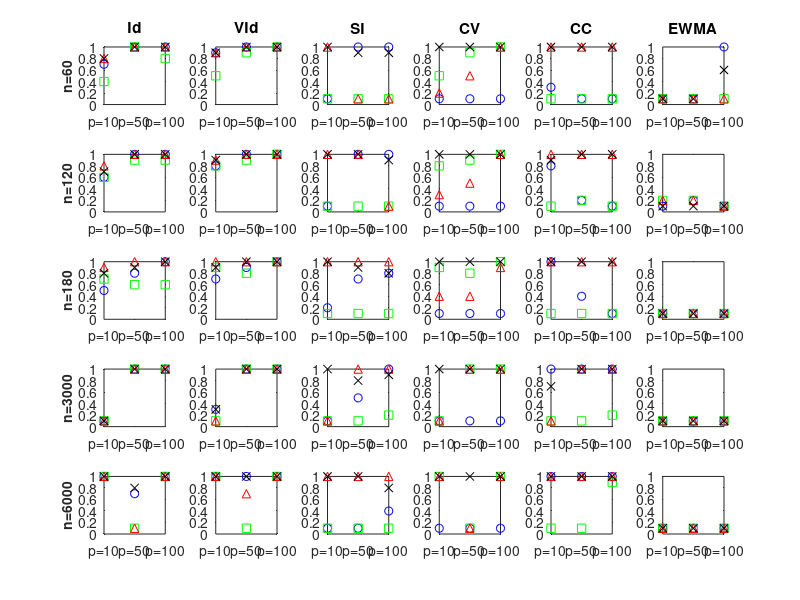

This figure's MATLAB source:
clear;close all;clc;

%==========================================================================
%
%
%Figure4.5
%
%
%==========================================================================

DATA1 = [0.7	0.4	0.8	0.8	1	1	1	1	1	0.8	1	1
0.9	0.5	0.9	0.9	1	0.9	1	1	1	1	1	1
0.1	0.1	1	1	1	0.1	0.1	0.9	1	0.1	0.1	0.9
0.1	0.5	0.2	1	0.1	0.9	0.5	1	0.1	1	1	1
0.3	0.1	1	1	0.1	0.1	1	1	0.1	0.1	1	1
0.1	0.1	0.1	0.1	0.1	0.1	0.1	0.1	1	0.1	0.1	0.6];
DATA2 = [0.6	0.6	0.8	0.7	1	0.9	1	1	1	0.9	1	1
0.8	0.8	0.9	0.9	1	0.9	1	1	1	1	1	1
0.1	0.1	1	1	1	0.1	1	1	1	0.1	0.1	0.9
0.1	0.8	0.3	1	0.1	0.9	0.5	1	0.1	1	1	1
0.8	0.1	1	0.9	0.2	0.2	1	1	0.1	0.1	1	1
0.1	0.2	0.2	0.1	0.2	0.2	0.2	0.1	0.1	0.1	0.1	0.1];
DATA3 = [0.5	0.7	0.9	0.8	0.8	0.6	1	0.9	1	0.6	1	1
0.7	0.9	1	0.9	0.9	0.8	1	1	1	1	1	1
0.2	0.1	1	1	0.7	0.1	1	0.9	0.8	0.1	1	0.8
0.1	0.9	0.4	1	0.1	0.8	0.4	1	0.1	1	0.9	1
1	0.1	1	1	0.4	0.1	1	1	0.1	0.1	1	1
0.1	0.1	0.1	0.1	0.1	0.1	0.1	0.1	0.1	0.1	0.1	0.1];
DATA4 = [0.1	0.1	0.1	0.1	1	1	1	1	1	1	1	1
0.3	0.1	0.1	0.3	1	1	1	1	1	1	1	1
0.1	0.1	0.1	1	0.5	0.1	1	0.8	1	0.2	1	0.9
0.1	0.1	0.1	1	0.1	1	1	1	0.1	1	1	1
1	0.1	0.1	0.7	1	0.1	1	1	1	0.2	1	1
0.1	0.1	0.1	0.1	0.1	0.1	0.1	0.1	0.1	0.1	0.1	0.1];
DATA5 = [1	1	1	1	0.7	0.1	0.1	0.8	1	1	1	1
1	1	1	1	1	0.1	0.7	1	1	1	1	1
0.1	0.1	1	1	0.1	0.1	1	1	0.4	0.1	1	0.8
0.1	1	1	1	0.1	0.1	0.1	1	0.1	1	1	1
1	0.1	1	1	1	0.1	1	1	1	0.9	1	1
0.1	0.1	0.1	0.1	0.1	0.1	0.1	0.1	0.1	0.1	0.1	0.1];

dimension = [1 2 3];

% figure(1)
% subplot(5,4,1)
% i=1;
% scatter(dimension,[DATA1(i,1) DATA1(i,5) DATA1(i,9)],'bo')
% ylim([0 1])
% hold on
% i=2;
% scatter(dimension,[DATA1(i,1) DATA1(i,5) DATA1(i,9)],'gs')
% ylim([0 1])
% hold on
% i=3;
% scatter(dimension,[DATA1(i,1) DATA1(i,5) DATA1(i,9)],'rH')
% ylim([0 1])
% hold on
% i=4;
% scatter(dimension,[DATA1(i,1) DATA1(i,5) DATA1(i,9)],'kp')
% ylim([0 1])
% hold on
% i=5;
% scatter(dimension,[DATA1(i,1) DATA1(i,5) DATA1(i,9)],'c+')
% ylim([0 1])
% hold on
% i=6;
% scatter(dimension,[DATA1(i,1) DATA1(i,5) DATA1(i,9)],'md')
% ylim([0 1])
% title('MV')
% xticks(dimension)
% xticklabels({'p=10','p=50','p=100'})



figure(1)
subplot(5,6,1)
plot(dimension,[DATA1(1,1) DATA1(1,5) DATA1(1,9)],'bo')
ylabel('n=60','FontSize',10,'FontWeight','bold')
ylim([0 1])
hold on
plot(dimension,[DATA1(1,2) DATA1(1,6) DATA1(1,10)],'gs')
ylim([0 1])
hold on
plot(dimension,[DATA1(1,3) DATA1(1,7) DATA1(1,11)],'r^')
ylim([0 1])
hold on
plot(dimension,[DATA1(1,4) DATA1(1,8) DATA1(1,12)],'kx')
ylim([0 1])
title('Id')
xticks(dimension)
xticklabels({'p=10','p=50','p=100'})

i=2;
subplot(5,6,i)
plot(dimension,[DATA1(i,1) DATA1(i,5) DATA1(i,9)],'bo')
ylim([0 1])
hold on
plot(dimension,[DATA1(i,2) DATA1(i,6) DATA1(i,10)],'gs')
ylim([0 1])
hold on
plot(dimension,[DATA1(i,3) DATA1(i,7) DATA1(i,11)],'r^')
ylim([0 1])
hold on
plot(dimension,[DATA1(i,4) DATA1(i,8) DATA1(i,12)],'kx')
ylim([0 1])
title('VId')
xticks(dimension)
xticklabels({'p=10','p=50','p=100'})

i=3;
subplot(5,6,i)
plot(dimension,[DATA1(i,1) DATA1(i,5) DATA1(i,9)],'bo')
ylim([0 1])
hold on
plot(dimension,[DATA1(i,2) DATA1(i,6) DATA1(i,10)],'gs')
ylim([0 1])
hold on
plot(dimension,[DATA1(i,3) DATA1(i,7) DATA1(i,11)],'r^')
ylim([0 1])
hold on
plot(dimension,[DATA1(i,4) DATA1(i,8) DATA1(i,12)],'kx')
ylim([0 1])
title('SI')
xticks(dimension)
xticklabels({'p=10','p=50','p=100'})

i=4;
subplot(5,6,i)
plot(dimension,[DATA1(i,1) DATA1(i,5) DATA1(i,9)],'bo')
ylim([0 1])
hold on
plot(dimension,[DATA1(i,2) DATA1(i,6) DATA1(i,10)],'gs')
ylim([0 1])
hold on
plot(dimension,[DATA1(i,3) DATA1(i,7) DATA1(i,11)],'r^')
ylim([0 1])
hold on
plot(dimension,[DATA1(i,4) DATA1(i,8) DATA1(i,12)],'kx')
ylim([0 1])
title('CV')
xticks(dimension)
xticklabels({'p=10','p=50','p=100'})

i=5;
subplot(5,6,i)
plot(dimension,[DATA1(i,1) DATA1(i,5) DATA1(i,9)],'bo')
ylim([0 1])
hold on
plot(dimension,[DATA1(i,2) DATA1(i,6) DATA1(i,10)],'gs')
ylim([0 1])
hold on
plot(dimension,[DATA1(i,3) DATA1(i,7) DATA1(i,11)],'r^')
ylim([0 1])
hold on
plot(dimension,[DATA1(i,4) DATA1(i,8) DATA1(i,12)],'kx')
ylim([0 1])
title('CC')
xticks(dimension)
xticklabels({'p=10','p=50','p=100'})

i=6;
subplot(5,6,i)
plot(dimension,[DATA1(i,1) DATA1(i,5) DATA1(i,9)],'bo')
ylim([0 1])
hold on
plot(dimension,[DATA1(i,2) DATA1(i,6) DATA1(i,10)],'gs')
ylim([0 1])
hold on
plot(dimension,[DATA1(i,3) DATA1(i,7) DATA1(i,11)],'r^')
ylim([0 1])
hold on
plot(dimension,[DATA1(i,4) DATA1(i,8) DATA1(i,12)],'kx')
ylim([0 1])
title('EWMA')
xticks(dimension)
xticklabels({'p=10','p=50','p=100'})

i=1;
subplot(5,6,i+6)
plot(dimension,[DATA2(i,1) DATA2(i,5) DATA2(i,9)],'bo')
ylim([0 1])
ylabel('n=120','FontSize',10,'FontWeight','bold')
hold on
plot(dimension,[DATA2(i,2) DATA2(i,6) DATA2(i,10)],'gs')
ylim([0 1])
hold on
plot(dimension,[DATA2(i,3) DATA2(i,7) DATA2(i,11)],'r^')
ylim([0 1])
hold on
plot(dimension,[DATA2(i,4) DATA2(i,8) DATA2(i,12)],'kx')
ylim([0 1])
xticks(dimension)
xticklabels({'p=10','p=50','p=100'})

i=2;
subplot(5,6,i+6)
plot(dimension,[DATA2(i,1) DATA2(i,5) DATA2(i,9)],'bo')
ylim([0 1])
hold on
plot(dimension,[DATA2(i,2) DATA2(i,6) DATA2(i,10)],'gs')
ylim([0 1])
hold on
plot(dimension,[DATA2(i,3) DATA2(i,7) DATA2(i,11)],'r^')
ylim([0 1])
hold on
plot(dimension,[DATA2(i,4) DATA2(i,8) DATA2(i,12)],'kx')
ylim([0 1])
xticks(dimension)
xticklabels({'p=10','p=50','p=100'})

i=3;
subplot(5,6,i+6)
plot(dimension,[DATA2(i,1) DATA2(i,5) DATA2(i,9)],'bo')
ylim([0 1])
hold on
plot(dimension,[DATA2(i,2) DATA2(i,6) DATA2(i,10)],'gs')
ylim([0 1])
hold on
plot(dimension,[DATA2(i,3) DATA2(i,7) DATA2(i,11)],'r^')
ylim([0 1])
hold on
plot(dimension,[DATA2(i,4) DATA2(i,8) DATA2(i,12)],'kx')
ylim([0 1])
xticks(dimension)
xticklabels({'p=10','p=50','p=100'})

i=4;
subplot(5,6,i+6)
plot(dimension,[DATA2(i,1) DATA2(i,5) DATA2(i,9)],'bo')
ylim([0 1])
hold on
plot(dimension,[DATA2(i,2) DATA2(i,6) DATA2(i,10)],'gs')
ylim([0 1])
hold on
plot(dimension,[DATA2(i,3) DATA2(i,7) DATA2(i,11)],'r^')
ylim([0 1])
hold on
plot(dimension,[DATA2(i,4) DATA2(i,8) DATA2(i,12)],'kx')
ylim([0 1])
xticks(dimension)
xticklabels({'p=10','p=50','p=100'})

i=5;
subplot(5,6,i+6)
plot(dimension,[DATA2(i,1) DATA2(i,5) DATA2(i,9)],'bo')
ylim([0 1])
hold on
plot(dimension,[DATA2(i,2) DATA2(i,6) DATA2(i,10)],'gs')
ylim([0 1])
hold on
plot(dimension,[DATA2(i,3) DATA2(i,7) DATA2(i,11)],'r^')
ylim([0 1])
hold on
plot(dimension,[DATA2(i,4) DATA2(i,8) DATA2(i,12)],'kx')
ylim([0 1])
xticks(dimension)
xticklabels({'p=10','p=50','p=100'})

i=6;
subplot(5,6,i+6)
plot(dimension,[DATA2(i,1) DATA2(i,5) DATA2(i,9)],'bo')
ylim([0 1])
hold on
plot(dimension,[DATA2(i,2) DATA2(i,6) DATA2(i,10)],'gs')
ylim([0 1])
hold on
plot(dimension,[DATA2(i,3) DATA2(i,7) DATA2(i,11)],'r^')
ylim([0 1])
hold on
plot(dimension,[DATA2(i,4) DATA2(i,8) DATA2(i,12)],'kx')
ylim([0 1])
xticks(dimension)
xticklabels({'p=10','p=50','p=100'})

i=1;
subplot(5,6,i+12)
plot(dimension,[DATA3(i,1) DATA3(i,5) DATA3(i,9)],'bo')
ylim([0 1])
ylabel('n=180','FontSize',10,'FontWeight','bold')
hold on
plot(dimension,[DATA3(i,2) DATA3(i,6) DATA3(i,10)],'gs')
ylim([0 1])
hold on
plot(dimension,[DATA3(i,3) DATA3(i,7) DATA3(i,11)],'r^')
ylim([0 1])
hold on
plot(dimension,[DATA3(i,4) DATA3(i,8) DATA3(i,12)],'kx')
ylim([0 1])
xticks(dimension)
xticklabels({'p=10','p=50','p=100'})

i=2;
subplot(5,6,i+12)
plot(dimension,[DATA3(i,1) DATA3(i,5) DATA3(i,9)],'bo')
ylim([0 1])
hold on
plot(dimension,[DATA3(i,2) DATA3(i,6) DATA3(i,10)],'gs')
ylim([0 1])
hold on
plot(dimension,[DATA3(i,3) DATA3(i,7) DATA3(i,11)],'r^')
ylim([0 1])
hold on
plot(dimension,[DATA3(i,4) DATA3(i,8) DATA3(i,12)],'kx')
ylim([0 1])
xticks(dimension)
xticklabels({'p=10','p=50','p=100'})

i=3;
subplot(5,6,i+12)
plot(dimension,[DATA3(i,1) DATA3(i,5) DATA3(i,9)],'bo')
ylim([0 1])
hold on
plot(dimension,[DATA3(i,2) DATA3(i,6) DATA3(i,10)],'gs')
ylim([0 1])
hold on
plot(dimension,[DATA3(i,3) DATA3(i,7) DATA3(i,11)],'r^')
ylim([0 1])
hold on
plot(dimension,[DATA3(i,4) DATA3(i,8) DATA3(i,12)],'kx')
ylim([0 1])
xticks(dimension)
xticklabels({'p=10','p=50','p=100'})

i=4;
subplot(5,6,i+12)
plot(dimension,[DATA3(i,1) DATA3(i,5) DATA3(i,9)],'bo')
ylim([0 1])
hold on
plot(dimension,[DATA3(i,2) DATA3(i,6) DATA3(i,10)],'gs')
ylim([0 1])
hold on
plot(dimension,[DATA3(i,3) DATA3(i,7) DATA3(i,11)],'r^')
ylim([0 1])
hold on
plot(dimension,[DATA3(i,4) DATA3(i,8) DATA3(i,12)],'kx')
ylim([0 1])
xticks(dimension)
xticklabels({'p=10','p=50','p=100'})

i=5;
subplot(5,6,i+12)
plot(dimension,[DATA3(i,1) DATA3(i,5) DATA3(i,9)],'bo')
ylim([0 1])
hold on
plot(dimension,[DATA3(i,2) DATA3(i,6) DATA3(i,10)],'gs')
ylim([0 1])
hold on
plot(dimension,[DATA3(i,3) DATA3(i,7) DATA3(i,11)],'r^')
ylim([0 1])
hold on
plot(dimension,[DATA3(i,4) DATA3(i,8) DATA3(i,12)],'kx')
ylim([0 1])
xticks(dimension)
xticklabels({'p=10','p=50','p=100'})

i=6;
subplot(5,6,i+12)
plot(dimension,[DATA3(i,1) DATA3(i,5) DATA3(i,9)],'bo')
ylim([0 1])
hold on
plot(dimension,[DATA3(i,2) DATA3(i,6) DATA3(i,10)],'gs')
ylim([0 1])
hold on
plot(dimension,[DATA3(i,3) DATA3(i,7) DATA3(i,11)],'r^')
ylim([0 1])
hold on
plot(dimension,[DATA3(i,4) DATA3(i,8) DATA3(i,12)],'kx')
ylim([0 1])
xticks(dimension)
xticklabels({'p=10','p=50','p=100'})

i=1;
subplot(5,6,i+18)
plot(dimension,[DATA4(i,1) DATA4(i,5) DATA4(i,9)],'bo')
ylim([0 1])
ylabel('n=3000','FontSize',10,'FontWeight','bold')
hold on
plot(dimension,[DATA4(i,2) DATA4(i,6) DATA4(i,10)],'gs')
ylim([0 1])
hold on
plot(dimension,[DATA4(i,3) DATA4(i,7) DATA4(i,11)],'r^')
ylim([0 1])
hold on
plot(dimension,[DATA4(i,4) DATA4(i,8) DATA4(i,12)],'kx')
ylim([0 1])
xticks(dimension)
xticklabels({'p=10','p=50','p=100'})

i=2;
subplot(5,6,i+18)
plot(dimension,[DATA4(i,1) DATA4(i,5) DATA4(i,9)],'bo')
ylim([0 1])
hold on
plot(dimension,[DATA4(i,2) DATA4(i,6) DATA4(i,10)],'gs')
ylim([0 1])
hold on
plot(dimension,[DATA4(i,3) DATA4(i,7) DATA4(i,11)],'r^')
ylim([0 1])
hold on
plot(dimension,[DATA4(i,4) DATA4(i,8) DATA4(i,12)],'kx')
ylim([0 1])
xticks(dimension)
xticklabels({'p=10','p=50','p=100'})

i=3;
subplot(5,6,i+18)
plot(dimension,[DATA4(i,1) DATA4(i,5) DATA4(i,9)],'bo')
ylim([0 1])
hold on
plot(dimension,[DATA4(i,2) DATA4(i,6) DATA4(i,10)],'gs')
ylim([0 1])
hold on
plot(dimension,[DATA4(i,3) DATA4(i,7) DATA4(i,11)],'r^')
ylim([0 1])
hold on
plot(dimension,[DATA4(i,4) DATA4(i,8) DATA4(i,12)],'kx')
ylim([0 1])
xticks(dimension)
xticklabels({'p=10','p=50','p=100'})

i=4;
subplot(5,6,i+18)
plot(dimension,[DATA4(i,1) DATA4(i,5) DATA4(i,9)],'bo')
ylim([0 1])
hold on
plot(dimension,[DATA4(i,2) DATA4(i,6) DATA4(i,10)],'gs')
ylim([0 1])
hold on
plot(dimension,[DATA4(i,3) DATA4(i,7) DATA4(i,11)],'r^')
ylim([0 1])
hold on
plot(dimension,[DATA4(i,4) DATA4(i,8) DATA4(i,12)],'kx')
ylim([0 1])
xticks(dimension)
xticklabels({'p=10','p=50','p=100'})

i=5;
subplot(5,6,i+18)
plot(dimension,[DATA4(i,1) DATA4(i,5) DATA4(i,9)],'bo')
ylim([0 1])
hold on
plot(dimension,[DATA4(i,2) DATA4(i,6) DATA4(i,10)],'gs')
ylim([0 1])
hold on
plot(dimension,[DATA4(i,3) DATA4(i,7) DATA4(i,11)],'r^')
ylim([0 1])
hold on
plot(dimension,[DATA4(i,4) DATA4(i,8) DATA4(i,12)],'kx')
ylim([0 1])
xticks(dimension)
xticklabels({'p=10','p=50','p=100'})

i=6;
subplot(5,6,i+18)
plot(dimension,[DATA4(i,1) DATA4(i,5) DATA4(i,9)],'bo')
ylim([0 1])
hold on
plot(dimension,[DATA4(i,2) DATA4(i,6) DATA4(i,10)],'gs')
ylim([0 1])
hold on
plot(dimension,[DATA4(i,3) DATA4(i,7) DATA4(i,11)],'r^')
ylim([0 1])
hold on
plot(dimension,[DATA4(i,4) DATA4(i,8) DATA4(i,12)],'kx')
ylim([0 1])
xticks(dimension)
xticklabels({'p=10','p=50','p=100'})

i=1;
subplot(5,6,i+24)
plot(dimension,[DATA5(i,1) DATA5(i,5) DATA5(i,9)],'bo')
ylim([0 1])
ylabel('n=6000','FontSize',10,'FontWeight','bold')
hold on
plot(dimension,[DATA5(i,2) DATA5(i,6) DATA5(i,10)],'gs')
ylim([0 1])
hold on
plot(dimension,[DATA5(i,3) DATA5(i,7) DATA5(i,11)],'r^')
ylim([0 1])
hold on
plot(dimension,[DATA5(i,4) DATA5(i,8) DATA5(i,12)],'kx')
ylim([0 1])
xticks(dimension)
xticklabels({'p=10','p=50','p=100'})

i=2;
subplot(5,6,i+24)
plot(dimension,[DATA5(i,1) DATA5(i,5) DATA5(i,9)],'bo')
ylim([0 1])
hold on
plot(dimension,[DATA5(i,2) DATA5(i,6) DATA5(i,10)],'gs')
ylim([0 1])
hold on
plot(dimension,[DATA5(i,3) DATA5(i,7) DATA5(i,11)],'r^')
ylim([0 1])
hold on
plot(dimension,[DATA5(i,4) DATA5(i,8) DATA5(i,12)],'kx')
ylim([0 1])
xticks(dimension)
xticklabels({'p=10','p=50','p=100'})

i=3;
subplot(5,6,i+24)
plot(dimension,[DATA5(i,1) DATA5(i,5) DATA5(i,9)],'bo')
ylim([0 1])
hold on
plot(dimension,[DATA5(i,2) DATA5(i,6) DATA5(i,10)],'gs')
ylim([0 1])
hold on
plot(dimension,[DATA5(i,3) DATA5(i,7) DATA5(i,11)],'r^')
ylim([0 1])
hold on
plot(dimension,[DATA5(i,4) DATA5(i,8) DATA5(i,12)],'kx')
ylim([0 1])
xticks(dimension)
xticklabels({'p=10','p=50','p=100'})

i=4;
subplot(5,6,i+24)
plot(dimension,[DATA5(i,1) DATA5(i,5) DATA5(i,9)],'bo')
ylim([0 1])
hold on
plot(dimension,[DATA5(i,2) DATA5(i,6) DATA5(i,10)],'gs')
ylim([0 1])
hold on
plot(dimension,[DATA5(i,3) DATA5(i,7) DATA5(i,11)],'r^')
ylim([0 1])
hold on
plot(dimension,[DATA5(i,4) DATA5(i,8) DATA5(i,12)],'kx')
ylim([0 1])
xticks(dimension)
xticklabels({'p=10','p=50','p=100'})

i=5;
subplot(5,6,i+24)
plot(dimension,[DATA5(i,1) DATA5(i,5) DATA5(i,9)],'bo')
ylim([0 1])
hold on
plot(dimension,[DATA5(i,2) DATA5(i,6) DATA5(i,10)],'gs')
ylim([0 1])
hold on
plot(dimension,[DATA5(i,3) DATA5(i,7) DATA5(i,11)],'r^')
ylim([0 1])
hold on
plot(dimension,[DATA5(i,4) DATA5(i,8) DATA5(i,12)],'kx')
ylim([0 1])
xticks(dimension)
xticklabels({'p=10','p=50','p=100'})

i=6;
subplot(5,6,i+24)
plot(dimension,[DATA5(i,1) DATA5(i,5) DATA5(i,9)],'bo')
hold on
ylim([0 1])
plot(dimension,[DATA5(i,2) DATA5(i,6) DATA5(i,10)],'gs')
hold on
ylim([0 1])
plot(dimension,[DATA5(i,3) DATA5(i,7) DATA5(i,11)],'r^')
hold on
ylim([0 1])
plot(dimension,[DATA5(i,4) DATA5(i,8) DATA5(i,12)],'kx')
hold on
ylim([0 1])
xticks(dimension)
xticklabels({'p=10','p=50','p=100'})
